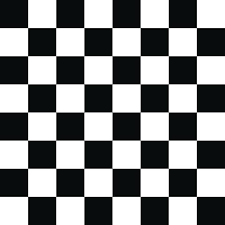
#> input picture chess.jpg, 225 x 225 px
$ python verify.py
#> lines starting #> are read from the running program, lines starting #| are printed output that depends on the picture; after the words box and inside, x2 and y2 are one past the last pixel; in counts of white or black regions, pixels touching at a corner belong together
import cv2
import numpy as np
from scipy.signal import convolve2d,correlate2d


img = cv2.imread("chess.jpg",cv2.COLOR_BGR2GRAY)
#> img is the input picture: shape (225, 225, 3); mean B, G, R 133.9, 133.6, 131.9
img = cv2.resize(img, (512, 512),interpolation = cv2.INTER_NEAREST)
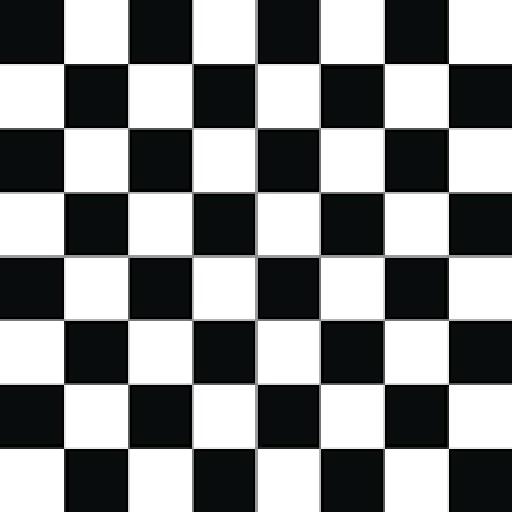
#> img: shape (512, 512, 3); mean B, G, R 133.9, 133.5, 131.9
# [10 lines of commented-out code are left out]

ans = []
# [56 lines of commented-out code are left out]


lines = []
with open('tmp.txt') as fi:
#> (reads tmp.txt from the repository)
    lines = fi.readlines()

for i in range(len(lines)):
	pos = int(lines[i].strip())
	x = (pos % 512)
	y = pos // 512
	ans.append([y, x])

new_img = img.copy()
for [i, j] in ans:
	#for p in range(max(0, i-3), min(len(img), i + 3)):
	#	for q in range(max(0, j-3), min(len(img[0]), j + 3)):
	new_img[i][j] = (0, 0, 255)
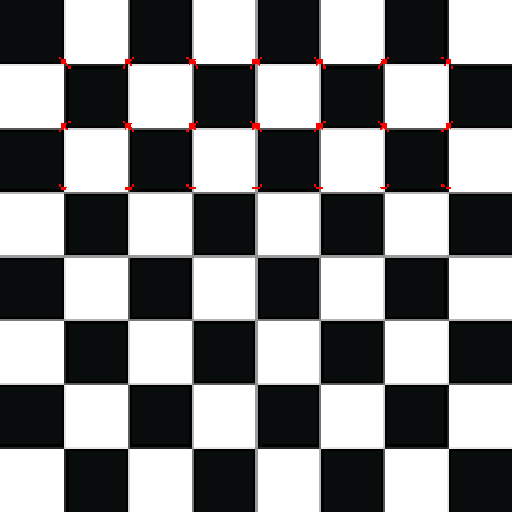
#> new_img: shape (512, 512, 3); 0.32% of pixels changed, all inside (x1, y1, x2, y2) = (59, 57, 453, 190)
cv2.imwrite("final.bmp",new_img)
